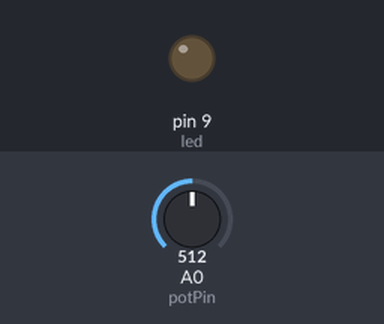
Bench run of a sketch on a simulated Arduino Uno, built with avr-gcc and run on an emulated ATmega328P. Parts: output pins drawn as LEDs (lit = HIGH). The inputs (shaded band) are chosen by the test bench; at power-on: A0 (potPin) = 512.

Above: at 1.2 s.
1.3 s: A0 (potPin) set to 685
2.9 s: A0 (potPin) set to 716
At 4.1 s:
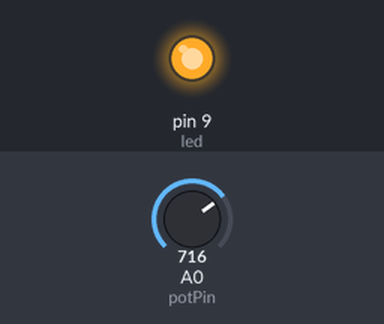
4.6 s: A0 (potPin) set to 690
At 5.3 s:
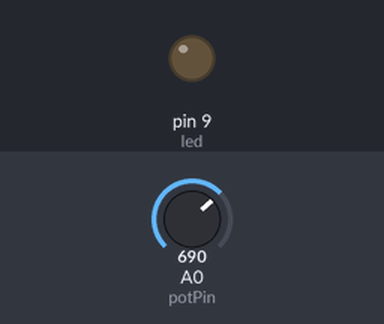
6.3 s: A0 (potPin) set to 710
At 7.9 s:
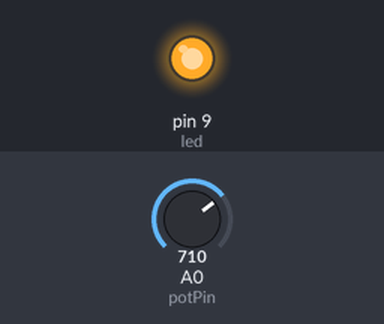
Timing chart, 0 to 9.0 s (numbered marks = the images above; inputs shaded):
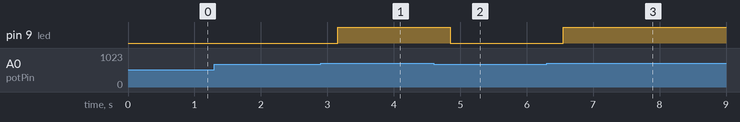

Measured:
- the behaviour switches between 700 and 701 on A0 (potPin) (found by bisection; images 0 and 1)
- after the input at 1.3 s, every drawn part: stays the same
- after the input at 2.9 s, pin 9 (led): LOW → HIGH after 0.25 s
- after the input at 4.6 s, pin 9 (led): HIGH → LOW after 0.25 s
- after the input at 6.3 s, pin 9 (led): LOW → HIGH after 0.25 s

The sketch:

exercicio_9-lista.ino
```cpp
const int potPin = A0;
const int led = 9;

const int numLeituras = 10;
int leituras[numLeituras];

int indice = 0;
long soma = 0;

unsigned long tempoAnterior = 0;
const int intervalo = 50; // pequeno intervalo entre leituras (50 ms)

void setup() {
  pinMode(led, OUTPUT);

  // Inicializa o array com zeros
  for (int i = 0; i < numLeituras; i++) {
    leituras[i] = 0;
  }
}

void loop() {
  unsigned long tempoAtual = millis();

  if (tempoAtual - tempoAnterior >= intervalo) {
    tempoAnterior = tempoAtual;

    // Remove valor antigo da soma
    soma -= leituras[indice];

    // Lê novo valor
    leituras[indice] = analogRead(potPin);

    // Adiciona na soma
    soma += leituras[indice];

    // Avança índice (circular)
    indice++;
    if (indice >= numLeituras) {
      indice = 0;
    }

    // Calcula média
    int media = soma / numLeituras;

    // Controle do LED
    if (media > 700) {
      digitalWrite(led, HIGH);
    } else {
      digitalWrite(led, LOW);
    }
  }
}
```
